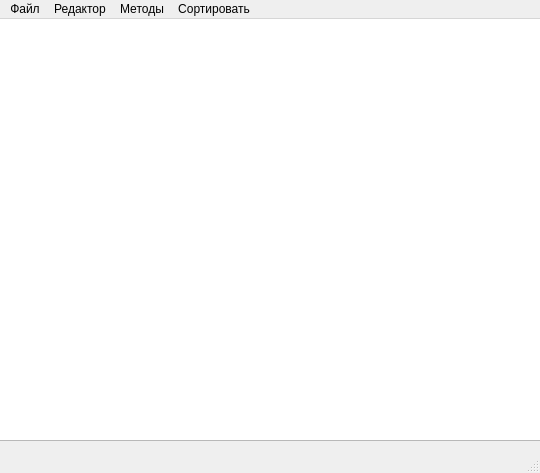
<?xml version="1.0" encoding="UTF-8"?>
<ui version="4.0">
 <class>MainWindow</class>
 <widget class="QMainWindow" name="MainWindow">
  <property name="geometry">
   <rect>
    <x>0</x>
    <y>0</y>
    <width>540</width>
    <height>473</height>
   </rect>
  </property>
  <property name="windowTitle">
   <string>MainWindow</string>
  </property>
  <widget class="QWidget" name="centralwidget">
   <widget class="QTextBrowser" name="textBrowser">
    <property name="geometry">
     <rect>
      <x>-5</x>
      <y>-9</y>
      <width>551</width>
      <height>431</height>
     </rect>
    </property>
   </widget>
  </widget>
  <widget class="QMenuBar" name="menubar">
   <property name="geometry">
    <rect>
     <x>0</x>
     <y>0</y>
     <width>540</width>
     <height>25</height>
    </rect>
   </property>
   <widget class="QMenu" name="menu">
    <property name="title">
     <string>Файл</string>
    </property>
    <addaction name="action_10"/>
    <addaction name="action_11"/>
   </widget>
   <widget class="QMenu" name="menu_2">
    <property name="title">
     <string>Редактор</string>
    </property>
    <addaction name="action_13"/>
    <addaction name="action"/>
    <addaction name="action_2"/>
    <addaction name="action_3"/>
    <addaction name="separator"/>
   </widget>
   <widget class="QMenu" name="menu_3">
    <property name="title">
     <string>Методы</string>
    </property>
    <addaction name="action_4"/>
    <addaction name="action_5"/>
    <addaction name="action_14"/>
   </widget>
   <widget class="QMenu" name="menu_4">
    <property name="title">
     <string>Сортировать</string>
    </property>
    <addaction name="action_6"/>
    <addaction name="action_7"/>
    <addaction name="action_8"/>
   </widget>
   <addaction name="menu"/>
   <addaction name="menu_2"/>
   <addaction name="menu_3"/>
   <addaction name="menu_4"/>
  </widget>
  <widget class="QStatusBar" name="statusbar"/>
  <action name="action">
   <property name="text">
    <string>Добавить</string>
   </property>
  </action>
  <action name="action_2">
   <property name="text">
    <string>Удалить</string>
   </property>
  </action>
  <action name="action_3">
   <property name="text">
    <string>Изменить</string>
   </property>
  </action>
  <action name="action_4">
   <property name="text">
    <string>Вывод информации по фамилии</string>
   </property>
  </action>
  <action name="action_5">
   <property name="text">
    <string>Поиск сотрудников работающих в одном отделе</string>
   </property>
  </action>
  <action name="action_6">
   <property name="text">
    <string>Ф.И.О</string>
   </property>
  </action>
  <action name="action_7">
   <property name="text">
    <string>Номеру отдела</string>
   </property>
  </action>
  <action name="action_8">
   <property name="text">
    <string>Должности</string>
   </property>
  </action>
  <action name="action_9">
   <property name="text">
    <string>Дате начала работы</string>
   </property>
  </action>
  <action name="action_10">
   <property name="text">
    <string>Открыть</string>
   </property>
  </action>
  <action name="action_11">
   <property name="text">
    <string>Сохранить</string>
   </property>
  </action>
  <action name="action_13">
   <property name="text">
    <string>Показать список</string>
   </property>
  </action>
  <action name="action_14">
   <property name="text">
    <string>Вывод сотрудников со стажем не ниже введенного</string>
   </property>
  </action>
 </widget>
 <resources/>
 <connections/>
</ui>
